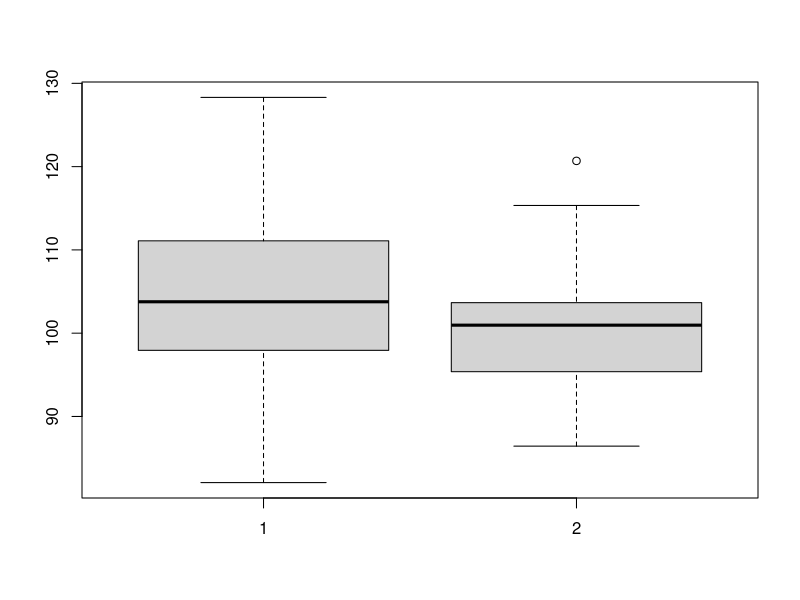
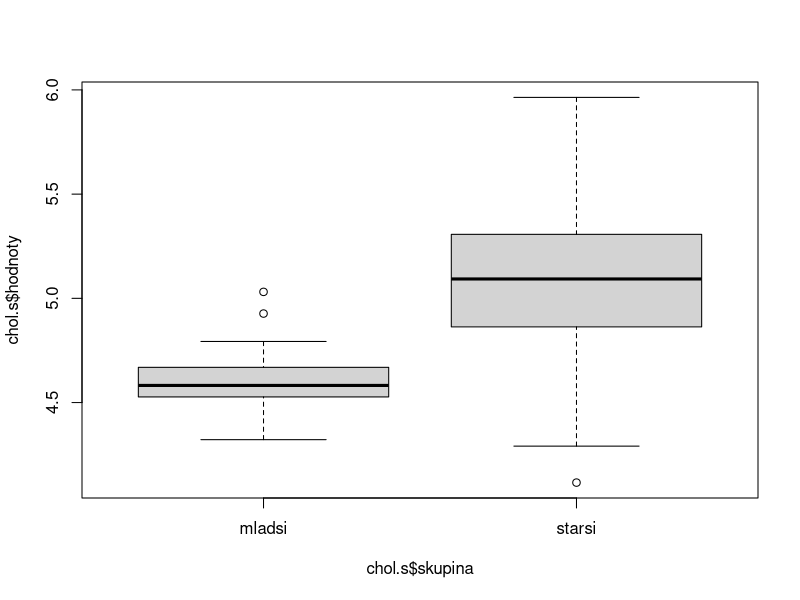
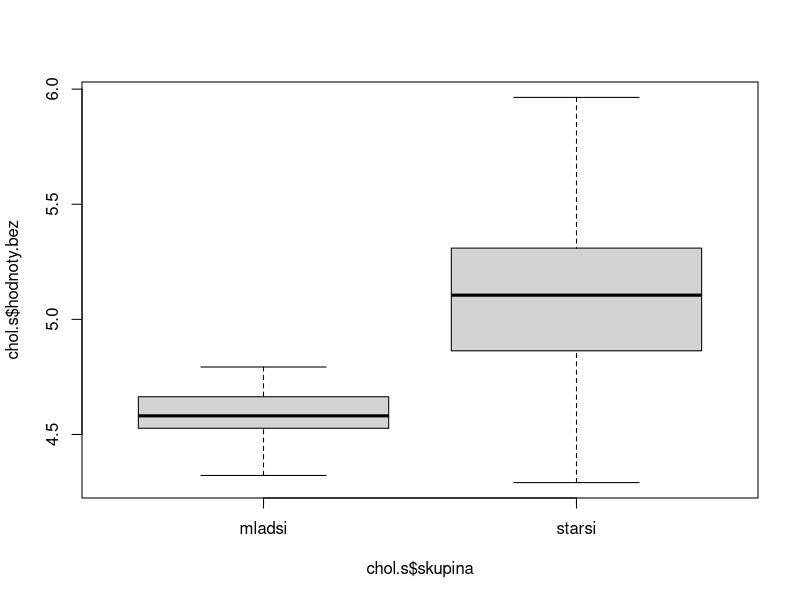
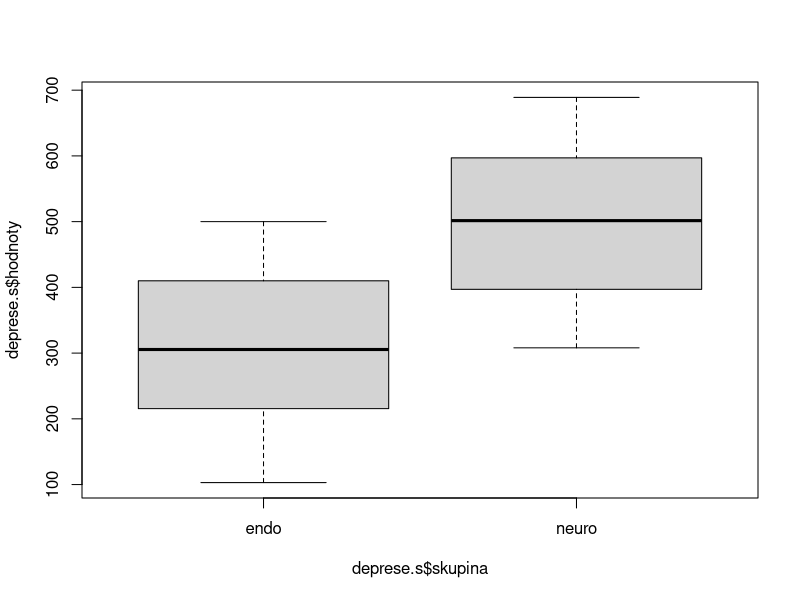
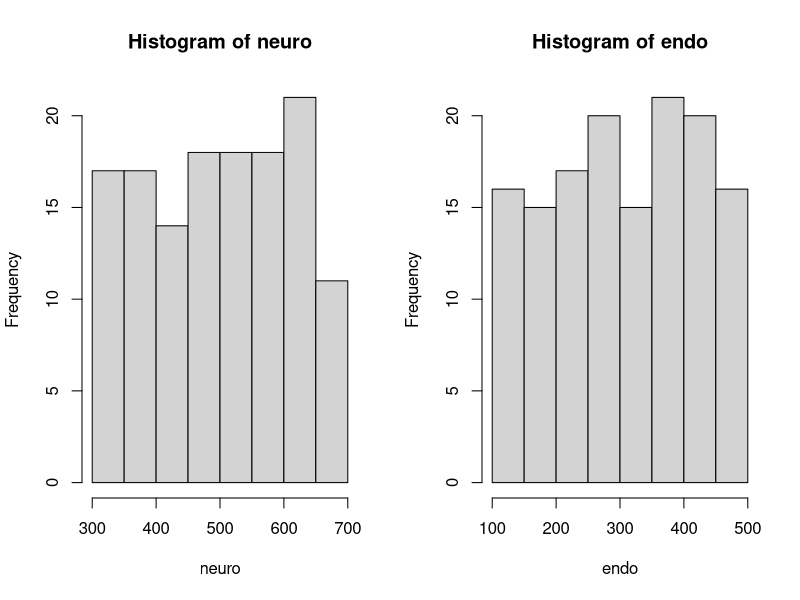
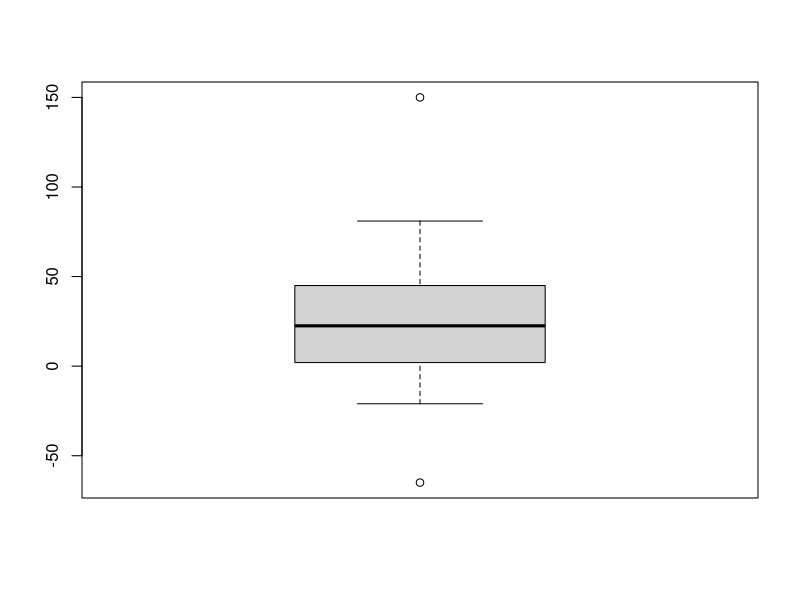
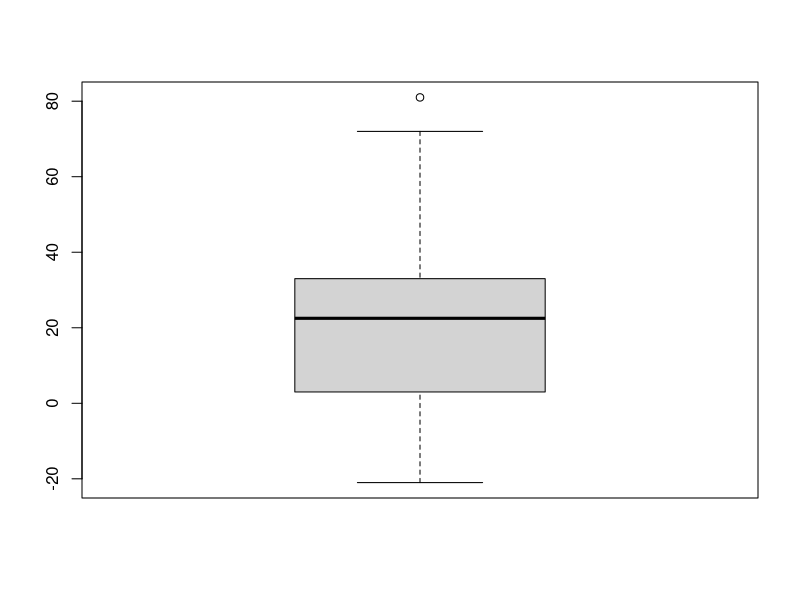

The R source for these figures, in order:
# ......................................................................................
# .................. Cvičení 10. Dvou-výběrové testy/Intervalové odhady.................
# ......................... Michal Béreš, Martina Litschmannová.........................
# ......................................................................................

# Nezobrazuje-li se vám text korektně, nastavte File \ Reopen with Encoding... na UTF-8
# Pro zobrazení obsahu skriptu použijte CTRL+SHIFT+O
# Pro spouštění příkazů v jednotlivých řádcích použijte CTRL+ENTER

#  Přehled testů/konstrukcí IO ####
# * Párová vs. dvouvýběrová data ####
# - Párová data označují data, která jsou vstažena k dvěma měřením stejných entit ->
# datové sloupce jsou závislé.
# - Pokud jsou nezávislé, jedná se o dvouvýběrový test.
# - Pro párová data napočítáme rozdíl mezi sloupci (případně jinou funkci dle zadání) a
# použijeme jednovýběrové testy na tento rozdíl.


# ** Příklady párových dat: ####
# - měření žárovek při dvou různých teplotách (pokud každý kus je měřen dvakrát - při
# teplotě 1 a teplotě 2)
#     - zde pozor, může se stát, že jsou testy např. destruktivní a nelze měřit dvakrát
# stejnou entitu (výrobek). Potom bychom uvažovali dva nezávislé výběry, každý pro jeden
# typ měření -> nezávislé datové sloupce -> dvouvýběrové testy
# - měření hodnot v krvi pacienta před a po podání léčiva
#     - opět pozor na například testování léků ve dvou skupinách (placebo/skutečný lék)
# -> dvě nezávislé skupiny -> dvouvýběrové testy


# * Obecně k dvouvýběrovým testům/IO ####
# - test je vždy svázán s příslušným IO -> stejné podmínky pro použití
# - pokud má test podmínky použití (např.: normalita dat, symetrie dat) pak musí tuto
# podmínku splnit **oba soubory**, pokud alespoň jeden nesplňuje, považujeme předpoklad
# za porušený
# - jeden z velmi důležitých předpokladů je nezávislost dat
#     - např.: měření výrobků výrobce A a výrobků výrobce B - zde je rozumné
# předpokládat, že výrobky výrobce A jsou samostatné entity od výrobků výrobce B


# * Dvouvýběrové testy/IO - rozdíl měr polohy ####


# vyrobíme si testovací data - tak je lze použít všude
data1 <- rnorm(n = 30, mean = 105, sd = 10)
data2 <- rnorm(n = 30, mean = 100, sd = 10)
boxplot(data1, data2)


# ** Dvouvýběrový Studentův t-test ####
# - Testuje/odhaduje rozdíl středních hodnot: $H_0: \mu_{1} - \mu_{2} = a$
# - požadavky:
#     - Normalita dat
#     - Homoskedasticita (shoda rozptlyů)
#     - nezávislost výběrů
# - funkce musí mít parametr var.equal = TRUE


# H0: mu1 - mu2 = 2
# HA: mu1 - mu2 != 2

t.test(
    x = data1, y = data2, mu = 2, alternative = "two.sided",
    var.equal = TRUE, conf.level = 0.95
)


# H0: mu1 - mu2 = 2
# HA: mu1 - mu2 > 2

t.test(
    x = data1, y = data2, mu = 2, alternative = "greater",
    var.equal = TRUE, conf.level = 0.95
)


# H0: mu1 - mu2 = 2
# HA: mu1 - mu2 < 2

t.test(
    x = data1, y = data2, mu = 2, alternative = "less",
    var.equal = TRUE, conf.level = 0.95
)


# ** Aspinové-Welshův test ####
# - Testuje/odhaduje rozdíl středních hodnot: $H_0: \mu_{1} - \mu_{2} = a$
# - požadavky:
#     - Normalita dat
#     - nezávislost výběrů
# - funkce musí mít parametr var.equal = FALSE


# H0: mu1 - mu2 = 2
# HA: mu1 - mu2 != 2

t.test(
    x = data1, y = data2, mu = 2, alternative = "two.sided",
    var.equal = FALSE, conf.level = 0.95
)


# H0: mu1 - mu2 = 2
# HA: mu1 - mu2 > 2

t.test(
    x = data1, y = data2, mu = 0, alternative = "greater",
    var.equal = FALSE, conf.level = 0.95
)


# H0: mu1 - mu2 = 2
# HA: mu1 - mu2 < 2

t.test(
    x = data1, y = data2, mu = 0, alternative = "less",
    var.equal = FALSE, conf.level = 0.95
)


# ** Mannův-Whitneyův test ####
# - Testuje/odhaduje rozdíl mediánů: $H_0: X_{0.5,1} - X_{0.5,2} = a$
# - požadavky:
#     - nezávislost výběrů
#     - (stejný typ rozdělení)
# - vyžaduje conf.int = TRUE, pro spočtení IO


# H0: X0.5,1 - X0.5,2 = 2
# HA: X0.5,1 - X0.5,2 != 2

wilcox.test(
    x = data1, y = data2, mu = 2, alternative = "two.sided",
    conf.level = 0.95, conf.int = TRUE
)


# H0: X0.5,1 - X0.5,2 = 2
# HA: X0.5,1 - X0.5,2 > 2

wilcox.test(
    x = data1, y = data2, mu = 2, alternative = "greater",
    conf.level = 0.95, conf.int = TRUE
)


# H0: X0.5,1 - X0.5,2 = 2
# HA: X0.5,1 - X0.5,2 < 2

wilcox.test(
    x = data1, y = data2, mu = 2, alternative = "less",
    conf.level = 0.95, conf.int = TRUE
)


# * Dvouvýběrové testy/IO - podíl rozptylů ####
# ** F-test ####
# - Testuje/odhaduje podíl rozptylů: $H_0: \sigma^2_{1} / \sigma^2_{2} = a$
# - požadavky:
#     - normalita dat
#     - nezávislost výběrů


# H0: sigma1^2/sigma2^2 = 1
# H0: sigma1^2/sigma2^2 != 1

var.test(
    x = data1, y = data2, ratio = 1, alternative = "two.sided",
    conf.level = 0.95
)


# H0: sigma1^2/sigma2^2 = 1
# H0: sigma1^2/sigma2^2 > 1

var.test(
    x = data1, y = data2, ratio = 1, alternative = "greater",
    conf.level = 0.95
)


# H0: sigma1^2/sigma2^2 = 1
# H0: sigma1^2/sigma2^2 < 1

var.test(
    x = data1, y = data2, ratio = 1, alternative = "less",
    conf.level = 0.95
)


# ** Leveneův test ####
# - Testuje rovnost rozptylů: $H_0: \sigma^2_{1} = \sigma^2_{2}$ !
# - požadavky:
#     - nezávislost výběrů
# - vyžaduje data ve standardním datovém formátu
# - funkce leveneTest v balíčku car


# vyrobíme data ve standardním datovém formátu

data1.df <- as.data.frame(data1)
data1.df$typ <- "d1"
colnames(data1.df) <- c("data", "typ")

data2.df <- as.data.frame(data2)
data2.df$typ <- "d2"
colnames(data2.df) <- c("data", "typ")

data <- rbind(data1.df, data2.df)
data$typ <- as.factor(data$typ)

head(data)


# install.packages("car")

# H0: sigma1^2 = sigma2^2
# HA: sigma1^2 != sigma2^2

car::leveneTest(data$data ~ data$typ)


# * Dvouvýběrové testy/IO - rozdíl pravděpodobností ####
# ** Test homogenity dvou binomických rozdělení ####
# - Testuje shodu/odhaduje rozdíl pravděpodobností: $H_0: \pi_{1} - \pi_{2} = 0$
# - požadavky:
#     - dostatečná velikost výběrů: $n_i>\frac{9}{p_i(1-p_i)}$
#     - nezávislost výběrů


# vyrobíme si vhodná data
pi1 <- 0.4
pi2 <- 0.3

dp1 <- runif(n = 100, min = 0, max = 1) < pi1
dp2 <- runif(n = 130, min = 0, max = 1) < pi2

x1 <- sum(dp1)
n1 <- length(dp1)

x2 <- sum(dp2)
n2 <- length(dp2)

x1
n1
x2
n2


# H0: pi1 - pi2 = 0
# HA: pi1 - pi2 != 0

prop.test(
    x = c(x1, x2), n = c(n1, n2), alternative = "two.sided",
    conf.level = 0.95
)


# H0: pi1 - pi2 = 0
# HA: pi1 - pi2 > 0

prop.test(
    x = c(x1, x2), n = c(n1, n2), alternative = "greater",
    conf.level = 0.95
)


# H0: pi1 - pi2 = 0
# HA: pi1 - pi2 < 0

prop.test(
    x = c(x1, x2), n = c(n1, n2), alternative = "less",
    conf.level = 0.95
)


#  Příklady ####
# * Příkald 1. ####
# Data v souboru cholesterol2.xls udávají hladinu cholesterolu v krvi mužů dvou různých
# věkových skupin (20-30 letých a 40-50 letých). Ověřte na hladině významnosti 0,05
# hypotézu, zda se hladina cholesterolu v krvi starších mužů neliší od hladiny
# cholesterolu v krvi mladších mužů.


# Načtení dat
chol <- readxl::read_excel("data/testy_dvouvyberove.xlsx",
    sheet = "cholesterol2",
    skip = 1
)
colnames(chol) <- c("mladsi", "starsi")
head(chol)


# Převod do standardního datového formátu
chol.s <- stack(chol)
chol.s <- na.omit(chol.s)
colnames(chol.s) <- c("hodnoty", "skupina")
head(chol.s)


# Explorační analýza
boxplot(chol.s$hodnoty ~ chol.s$skupina)


# Odstranění odlehlých pozorování:
chol.s$hodnoty.bez <- chol.s$hodnoty

pom <- boxplot(chol.s$hodnoty[chol.s$skupina == "mladsi"], plot = FALSE)
chol.s$hodnoty.bez[chol.s$skupina == "mladsi" &
    chol.s$hodnoty %in% pom$out] <- NA

pom <- boxplot(chol.s$hodnoty[chol.s$skupina == "starsi"], plot = FALSE)
chol.s$hodnoty.bez[chol.s$skupina == "starsi" &
    chol.s$hodnoty %in% pom$out] <- NA

boxplot(chol.s$hodnoty.bez ~ chol.s$skupina)

# pozor v datech máme NA a musíme s tím dále počítat!!!
# (např. u zjištění délky)


library(dplyr)

chol.s %>%
    group_by(skupina) %>%
    summarise(
        pocet = sum(!is.na(hodnoty.bez)),
        prumer = mean(hodnoty.bez, na.rm = TRUE),
        smer.odch = sd(hodnoty.bez, na.rm = TRUE)
    )

# zaokrouhlování -> 3 platné cifry -> dle sd na tisíciny


# **Test o shodě středních hodnot / mediánů**


# Ověření normality
chol.s %>%
    group_by(skupina) %>%
    summarise(norm.pval = shapiro.test(hodnoty.bez)$p.value)

# normalita na hl. významnosti 0.05 OK


# Ověření shody rozptylů

# Exploračně
rozptyly <- chol.s %>%
    group_by(skupina) %>%
    summarise(rozptyl = sd(hodnoty.bez, na.rm = TRUE)^2)
rozptyly
max(rozptyly$rozptyl) / min(rozptyly$rozptyl)

# explorační posouzení: poměr nejvetšího ku nejmenšímu je > než 2
# -> nepředpokládám shodu rozptylu


# Exaktně pomocí F-testu

# H0: sigma.starsi = sigma.mladsi
# Ha: sigma.starsi <> sigma.mladsi

# vyberu si žádaná data
starsi.bez <- chol.s$hodnoty.bez[chol.s$skupina == "starsi"]
mladsi.bez <- chol.s$hodnoty.bez[chol.s$skupina == "mladsi"]

var.test(x = starsi.bez, y = mladsi.bez, ratio = 1, conf.level = 0.95)

# Na hl. významnosti 0.05 zamítáme předpoklad o shodě rozptylů
# Pozorovanou neshodu mezi rozptyly lze na hladině významnosti 0,05
# označit za statisticky významnou.


# Ověření shody středních hodnot (Aspinové-Welchův test)

# H0: mu.starsi - mu.mladsi = 0
# Ha: mu.starsi - mu.mladsi != 0

t.test(
    x = starsi.bez, y = mladsi.bez, mu = 0,
    alternative = "two.sided", var.equal = FALSE, conf.level = 0.95
)

# na hl. významnosti 0.05 zamítáme H0-> existuje stat. významný rozdíl.


# H0: mu.starsi = mu.mladsi (mu.starsi - mu.mladsi = 0)
# Ha: mu.starsi > mu.mladsi (mu.starsi - mu.mladsi > 0)

t.test(
    x = starsi.bez, y = mladsi.bez, mu = 0, alternative = "greater",
    var.equal = FALSE, conf.level = 0.95
)

# Na hladině významnosti 0,05 zamítáme předpoklad o shodě středních
# hodnot cholesterolu ve skupinách mladších a starších mužů ve prospěch
# alternativy, že starší muži mají vyšší střední hladinu cholesterolu
# než muži mladší
# Dle výsledků výběrového šetření očekáváme, že střední obsah
# cholesterolu v krvi straších mužů bude cca o 0,524 mmol/l vyšší než
# střední obsah chol. u mladších mužů. Dle 95% levostranný interv.
# odhadu daného rozdílu očekáváme střední obsah cholesterolu u
# starších mužů minimálně o 0,457 mmol/l větší než stř. hodnota
# cholesterolu u mladších mužů.


# * Příklad 2. ####
# Údaje v souboru deprese.xls představují délku remise ve dnech z prostého náhodného
# výběru ze dvou různých skupin pacientů (pacienti s endogenní depresi a pacienti s
# neurotickou depresí). Ověřte, zda je pozorovaný rozdíl mezi průměrnou délkou remise u
# těchto dvou skupin pacientů statisticky významný.


# Načtení dat z xlsx souboru (pomoci balíčku readxl)
deprese <- readxl::read_excel("data/testy_dvouvyberove.xlsx",
    sheet = "deprese"
)
colnames(deprese) <- c("endo", "neuro")

head(deprese)


# Převod do standardního datového formátu
deprese.s <- stack(deprese)
deprese.s <- na.omit(deprese.s)
colnames(deprese.s) <- c("hodnoty", "skupina")

head(deprese.s)


# Explorační analýza
boxplot(deprese.s$hodnoty ~ deprese.s$skupina)

# Data neobsahují odlehlá pozorování.


library(dplyr)

deprese.s %>%
    group_by(skupina) %>%
    summarise(
        pocet = length(hodnoty),
        prumer = mean(hodnoty),
        smer.odch = sd(hodnoty)
    )

# zaokrouhlování -> 3 platné cifry -> dle sd na jednotky


# **Test o shodě středních hodnot / mediánů**


# Ověření normality
# Předpoklad normality ověříme Shapirovovým - Wilkovovým testem.
deprese.s %>%
    group_by(skupina) %>%
    summarise(norm.pval = shapiro.test(hodnoty)$p.value)


# Na hl. významnosti 0,05 zamítáme předpoklad normality


# alespoň orientačne zkontrolujeme podobnost rozdělení

# vybereme si data pro jednodušší spracování

neuro <- deprese.s$hodnoty[deprese.s$skupina == "neuro"]
endo <- deprese.s$hodnoty[deprese.s$skupina == "endo"]


par(mfrow = c(1, 2))
hist(neuro)
hist(endo)


# Ověření shody mediánů (Mannův - Whitneyho test)

# Dle histogramů předpokládáme, že data mají stejný typ rozdělení.

# H0: med.neuro = med.endo (med.neuro - med.endo = 0)
# Ha: med.neuro != med.endo (med.neuro - med.endo != 0)

wilcox.test(
    x = neuro, y = endo, mu = 0, alternative = "two.sided",
    conf.level = 0.95, conf.int = TRUE
)

# na hl. významnosti 0.05 zamítáme H0-> existuje stat. významný rozdíl


# H0: med.neuro = med.endo (med.neuro - med.endo = 0)
# Ha: med.neuro > med.endo (med.neuro - med.endo > 0)

wilcox.test(
    x = neuro, y = endo, mu = 0, alternative = "greater",
    conf.level = 0.95, conf.int = TRUE
)

# Na hladině významnosti 0,05 zamítáme hyp. o shodě mediánů dob do
# remise onemocnění pro obě skupiny pacientů ve prospěch alternativy

# Medián doby remise je u pacientů s neurotickou depresí statisticky
# významně větší než u pacientů s endogenní depresí.

# Doba remise pacientů s neurotickou depresí je cca o 191 dnů delší
# než u pacientů s endogenní depresí. Dle 95% levostranného
# intervalového odhadu očekáváme, že pacienti s neuro. depresí mají
# minimálně o 168 dní delší dobu remise než pacienti s endo. depresí.


# * Příklad 3. ####
# Sledujeme osmolalitu moči na lůžkové stanici v 08:00 hodin a v 11:00 hodin u 16 mužů.
# Na základě výsledků uvedených v souboru osmolalita.xls ověřte, zda se osmolalita
# statisticky významně zvýšila.


# Načtení dat
osmolalita <- readxl::read_excel("data/testy_dvouvyberove.xlsx",
    sheet = "osmolalita", skip = 1
)
osmolalita <- osmolalita[, c(2, 3)]
colnames(osmolalita) <- c("o8", "o11")
head(osmolalita)


# Výpočet nárůstu osmolality
osmolalita$narust <- osmolalita$o11 - osmolalita$o8

# Explorační analýza
par(mfrow = c(1, 1))
boxplot(osmolalita$narust)

# Data obsahují odlehlá pozorování.


# Odstranění odlehlých hodnot
pom <- boxplot(osmolalita$narust, plot = FALSE)

osmolalita$narust.bez <- osmolalita$narust
osmolalita$narust.bez[osmolalita$narust %in% pom$out] <- NA

boxplot(osmolalita$narust.bez)


# Explorační analýza pro data bez odlehlých pozorování
library(dplyr)

osmolalita %>% summarise(
    pocet = sum(!is.na(narust.bez)),
    prumer = mean(narust.bez, na.rm = TRUE),
    smer.odch = sd(narust.bez, na.rm = TRUE)
)

# zaokrouhlování -> 2 platné cifry -> dle sd na jednotky


# Ověření normality
# Předpoklad normality ověříme Shapirovým - Wilkovým testem.
shapiro.test(osmolalita$narust.bez)
# Na hl. významnosti 0.05 nelze předpoklad normality zamítnout
# (Shapirův-Wilkův test, W = 0,949, p-hodnota=0,545).


# Párový t-test
# H0: mu.narust = 0 mm
# Ha: mu.narust > 0 mm

t.test(osmolalita$narust.bez, mu = 0, alternative = "greater")

# Dle výběrového šetření lze očekávat, že osmolalita moči se
# mezi 8 a 11 hodinou zvýší o cca 24 mmol/kg. Dle 95% intervalového odhadu
# lze očekávat, že dojde k navýšení osmolality minimálně o 10 mmol/kg).
# Na hladině významnosti 0,05 lze tento nárůst označit za statisticky
# významný (párový t-test, t = 3,1, df = 13, p-hodnota = 0,005).


# * Příklad 4. ####
# Byly testovány polovodičové součástky dvou výrobců - MM a PP. MM prohlašuje, že její
# výrobky mají nižší procento vadných kusů. Pro ověření tohoto tvrzení bylo z produkce
# MM náhodně vybráno 200 součástek, z nichž 14 bylo vadných. Podobný experiment byl
# proveden u firmy PP s výsledkem 10 vadných ze 100 náhodně vybraných součástek.
# ** a)  ####
# Otestujte tvrzení firmy MM čistým testem významnosti.


x.MM <- 14
n.MM <- 200
p.MM <- x.MM / n.MM
p.MM

x.PP <- 10
n.PP <- 100
p.PP <- x.PP / n.PP
p.PP


# Ověření předpokladů
9 / (p.MM * (1 - p.MM))
9 / (p.PP * (1 - p.PP))


# Dále pro obě firmy předpokládáme, že  n/N < 0.05, tj. že daná populace (součástek) má
# rozsah
# alespoň 20 * n, tj. 20 * 200 (4 000), resp. 20 * 150 (3 000) součástek, což je asi
# vcelku reálný předpoklad.


# Pearsonův X2 test
# H0: pi.PP = pi.MM
# Ha: pi.PP > pi.MM

prop.test(
    x = c(x.PP, x.MM), n = c(n.PP, n.MM), alternative = "greater",
    conf.level = 0.95
)

# Vzhledem k p-hodnotě > hl. významnosti 0.05 nezamítáme H0 - tedy předpokl.
# shodné chybovosti. Nelze tedy říci, že firma MM má kvalitnější produkci.


# Pearsonův X2 test
# H0: pi.PP = pi.MM
# Ha: pi.PP != pi.MM

prop.test(
    x = c(x.PP, x.MM), n = c(n.PP, n.MM), alternative = "two.sided",
    conf.level = 0.95
)


# ** b)  ####
# Otestujte tvrzení firmy MM prostřednictvím intervalového odhadu na hladině významnosti
# 0,05.


# Na základě 95% Clopperova - Pearsonova pravostranného intervalového odhadu
# (-0,036; 1,000) lze pozorovaný rozdíl v kvalitě výroby označit za
# statisticky nevýznamný. Ke stejným závěrům můžeme dojít i na základě
# Pearsonova pravostranného testu
